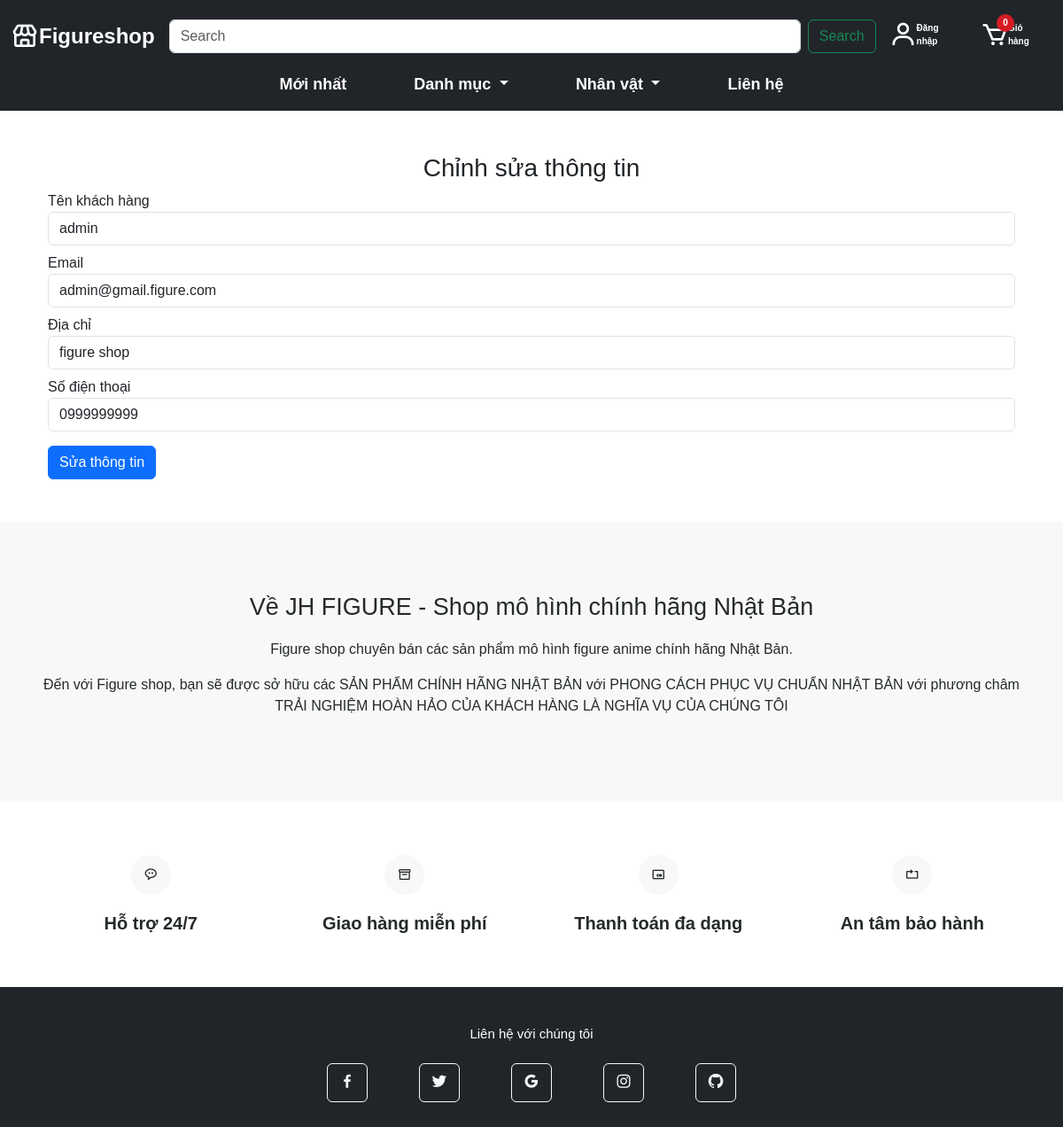
The app's page /public/user_change_info.php?user_id=1 with its own data.
### tables this page shows
CREATE TABLE `users` (
  `user_id` int(11) NOT NULL,
  `email` varchar(255) NOT NULL,
  `password` varchar(255) DEFAULT NULL,
  `name` varchar(32) NOT NULL,
  `address` varchar(255) DEFAULT NULL,
  `phone` varchar(32) DEFAULT NULL,
  `role_id` int(11) NOT NULL DEFAULT 1
);

### src/User.php (called while the page is built, shortened)
<?php
class User
{
    private $db;
    public function __construct(PDO $pdo)
    {
        $this->db = $pdo;
    }
    public function getUserByUserId($user_id)
    {
        $query = $this->db->prepare("SELECT users.*, roles.role_name
                                    FROM users
                                    INNER JOIN roles ON users.role_id = roles.role_id
                                    WHERE users.user_id = ?");
        $query->execute([$user_id]);
        return $query->fetch(PDO::FETCH_ASSOC);
    }
}

### public/user_change_info.php (the view, shortened to what this page needs)
<?php
require_once '../src/DBConnection.php';
require_once '../src/User.php';
$pdo = DBConnection::getConnection();
$user_id = $_GET['user_id'];
$userManager = new User($pdo);
$users = $userManager->getUserByUserId($user_id);
?>
<!DOCTYPE html>
<html lang="en">
<head>
    <link href='https://unpkg.com/boxicons@2.1.4/css/boxicons.min.css' rel='stylesheet'>
    <link href="https://cdn.jsdelivr.net/npm/bootstrap@5.3.3/dist/css/bootstrap.min.css" rel="stylesheet">
    <link rel="stylesheet" href="../assets/css/main.css">
</head>
<body>
    <?php
    require '../partials/nabar.php';
    ?>
    <main>
        <div class="container my-5">
            <div class="bottom-data">
                <div class="orders">
                    <div class="header text-center">
                        <h3>Chỉnh sửa thông tin</h3>
                    </div>
                    <div class="container">
                        <form method="post" action="">
                            <div class="form-group my-2">
                                <label for="name">Tên khách hàng</label>
                                <input type="text" class="form-control" id="name" name="name" value="<?= htmlspecialchars($users['name']) ?>">
                            </div>
                            <div class="form-group my-2">
                                <label for="email">Email</label>
                                <input type="email" class="form-control" id="email" name="email" value="<?= htmlspecialchars($users['email']) ?>">
                            </div>
                            <div class="form-group my-2">
                                <label for="address">Địa chỉ</label>
                                <input type="text" class="form-control" id="address" name="address" value="<?= htmlspecialchars($users['address']) ?>">
                            </div>
                            <div class="form-group my-2">
                                <label for="phone">Số điện thoại</label>
                                <input type="tel" class="form-control" pattern="[0-9]{10}" id="phone" name="phone" value="<?= htmlspecialchars($users['phone']) ?>">
                            </div>
                            <button type="submit" name="submit" class="btn btn-primary mt-2">Sửa thông tin</button>
                        </form>
                    </div>
                </div>
            </div>
        </div>
    </main>
    <?php
    require '../partials/footer.php';
    ?>
</body>
</html>

### assets/css/main.css (style rules this page uses)
* { margin: 0; padding: 0; box-sizing: border-box; font-family: "Poppins", sans-serif; }
:root { --black-color: #101010; --white-color: #fff; --white-color-dark: #e3e3e3; --white-color-1-dark: #ddd; --black-color-light: #2d2d2d; --black-color-2-light: #3e3e3e; --black-color-3-light: #4d4d4d; --black-color-4-light: #5d5d5d; --card-color: #f5f5f5; --card-background-color: #f4eeee; --red-color-1: #ff0000; --red-color-2: rgb(178, 34, 34); --red-color-3: rgb(220, 20, 60); --red-color-4: #d51c24; --red-color-7: #d72831; --red-color-5: rgb(205, 92, 92); --red-color-6: rgb(240, 128, 128); --primary: #1976d2; --warning: #fbc02d; --success: #388e3c; }

### records on screen
users: name "admin", email "admin@gmail.figure.com", address "figure shop", phone "0999999999"

### other values on screen
$totalItems "0"
